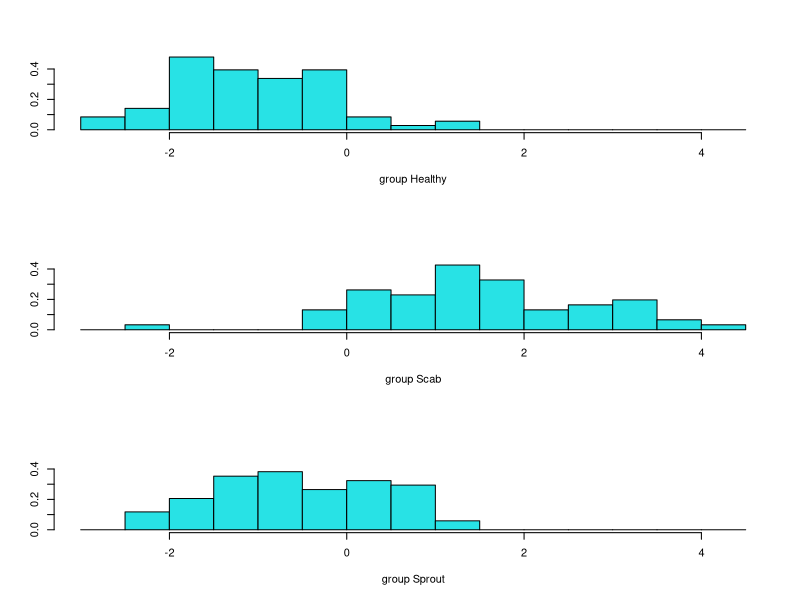
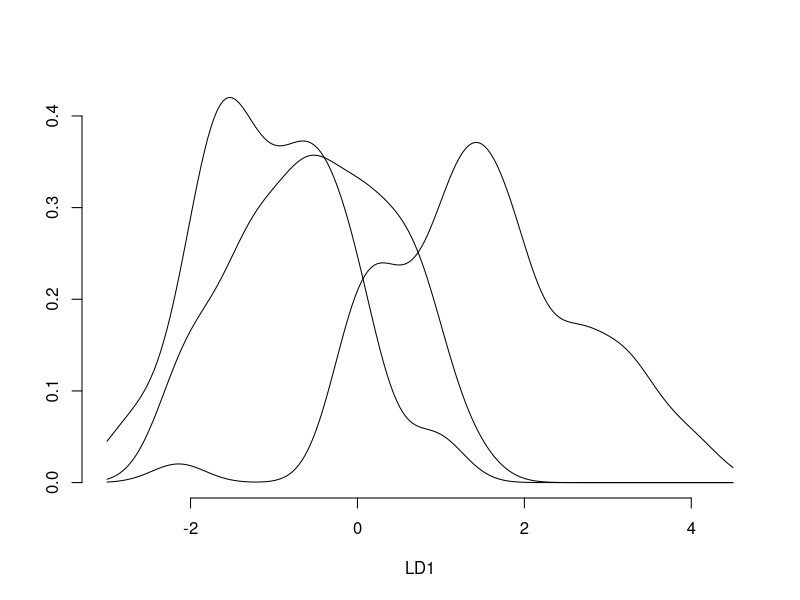
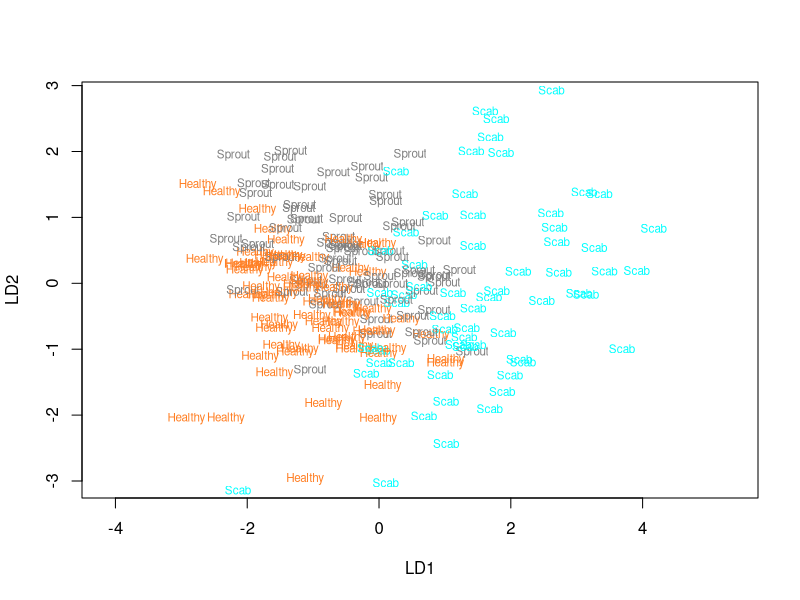

The R source for these figures, in order:
# Discriminant Analysis on Wheat Data
##########
# Enter data and do some processing
wheat <-  read.csv("wheat.csv")
head(wheat)
#summary(wheat)

# Variable "type" is the response variable.  "class" is another explanatory.
class(wheat$type)
wheat$type = as.factor(wheat$type)
wheat$class = as.factor(wheat$class)
#summary(wheat)

# Create a numerical version of "class" for methods that need numbers
wheat$classnum <- as.numeric((wheat$class))
# Remove "id"
wheat = wheat[,-1]
#summary(wheat)

############

# multinom() requires numerical explanatories, so remove factor class 
# Creating TWO sets: 200 train, 75 test
set.seed(67982193)
perm <- sample(x=nrow(wheat))
set1 <- wheat[which(perm <= 200),-1]
set2 <- wheat[which(perm>200),-1]


###############################################################
## Linear discriminant analysis via MASS::lda()
## Does dimension-reduction version
##  "prior=" allows you to set prior probabilities if they are known.  
#  Default is the sample proportions.
##
## Note that in fit below, the "Linear Discriminants" are directions 
#   of the 2-dim subspace within which the 3 centroids (p-dim means) lie.
#   (kind of like PC's but different)
# The proportion of trace is the amount of variability from
#    conditional Multivariate Normals explained in each direction.
#
###############################################################
library(MASS)

### To interpret class means and discrim coefs better, 
###  rescale data to 0 mean, 1 SD first. Then all 
###  differences in means are comparable for all vars.

set1s <- apply(set1[,-6], 2, scale)
set1s <- data.frame(set1s,type=set1$type)
lda.fit.s <- lda(data=set1s, type~.)
lda.fit.s

# Fit gives identical results as without scaling, but 
#  can't interpret means
lda.fit <- lda(x=set1[,-6], grouping=set1$type)
lda.fit

# Plot results.  Create standard colours for classes. 
class.col <-  ifelse(set1$type=="Healthy",y=53,n=
                 ifelse(set1$type=="Scab",y=68,n=203))
x11(h=7,w=6,pointsize=12)
plot(lda.fit, dimen=1, type="histogram")
x11(h=7,w=6,pointsize=12)
plot(lda.fit, dimen=1, type="density")

x11(h=7,w=6,pointsize=12)
plot(lda.fit, col=colors()[class.col])

# Calculate in-sample and out-of-sample misclassification error
lda.pred.train <- predict(lda.fit, newdata=set1[,-6])$class
lda.pred.test <- predict(lda.fit, newdata=set2[,-6])$class
(lmisclass.train <- mean(ifelse(lda.pred.train == set1$type, yes=0, no=1)))
(lmisclass.test <- mean(ifelse(lda.pred.test == set2$type, yes=0, no=1)))

# Test set confusion matrix
table(set2$type, lda.pred.test, dnn=c("Obs","Pred"))


##################################################################
## Quadratic fit
##   Fewer options available (no plot function, no canonical variates
##  to plot
##################################################################

qda.fit <- qda(data=set1, type~.)
qda.fit

qda.pred.train <- predict(qda.fit, newdata=set1)$class
qda.pred.test <- predict(qda.fit, newdata=set2)$class
(qmisclass.train <- mean(ifelse(qda.pred.train == set1$type, yes=0, no=1)))
(qmisclass.test <- mean(ifelse(qda.pred.test == set2$type, yes=0, no=1)))

# Test set confusion matrix
table(set2$type, qda.pred.test, dnn=c("Obs","Pred"))

qda.corr = ifelse(qda.pred.test == set2$type, yes="Y", no="N")
lda.corr = ifelse(lda.pred.test == set2$type, yes="Y", no="N")

mcnemar.test(lda.corr, qda.corr)

